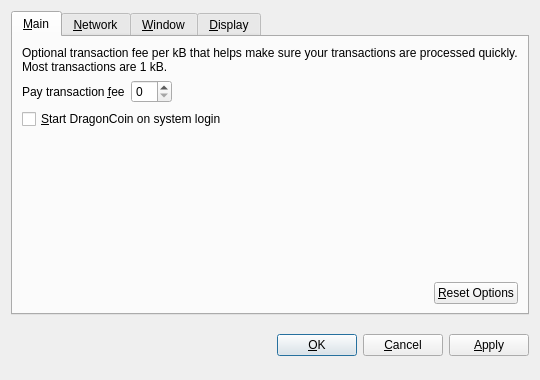
<?xml version="1.0" encoding="UTF-8"?>
<ui version="4.0">
 <class>OptionsDialog</class>
 <widget class="QDialog" name="OptionsDialog">
  <property name="geometry">
   <rect>
    <x>0</x>
    <y>0</y>
    <width>540</width>
    <height>380</height>
   </rect>
  </property>
  <property name="windowTitle">
   <string>Options</string>
  </property>
  <property name="modal">
   <bool>true</bool>
  </property>
  <layout class="QVBoxLayout" name="verticalLayout">
   <item>
    <widget class="QTabWidget" name="tabWidget">
     <property name="tabPosition">
      <enum>QTabWidget::North</enum>
     </property>
     <property name="currentIndex">
      <number>0</number>
     </property>
     <widget class="QWidget" name="tabMain">
      <attribute name="title">
       <string>&amp;Main</string>
      </attribute>
      <layout class="QVBoxLayout" name="verticalLayout_Main">
       <item>
        <widget class="QLabel" name="transactionFeeInfoLabel">
         <property name="text">
          <string>Optional transaction fee per kB that helps make sure your transactions are processed quickly. Most transactions are 1 kB.</string>
         </property>
         <property name="textFormat">
          <enum>Qt::PlainText</enum>
         </property>
         <property name="wordWrap">
          <bool>true</bool>
         </property>
        </widget>
       </item>
       <item>
        <layout class="QHBoxLayout" name="horizontalLayout_1_Main">
         <item>
          <widget class="QLabel" name="transactionFeeLabel">
           <property name="text">
            <string>Pay transaction &amp;fee</string>
           </property>
           <property name="textFormat">
            <enum>Qt::PlainText</enum>
           </property>
           <property name="buddy">
            <cstring>transactionFee</cstring>
           </property>
          </widget>
         </item>
         <item>
          <widget class="BitcoinAmountField" name="transactionFee"/>
         </item>
         <item>
          <spacer name="horizontalSpacer_1_Main">
           <property name="orientation">
            <enum>Qt::Horizontal</enum>
           </property>
           <property name="sizeHint" stdset="0">
            <size>
             <width>40</width>
             <height>20</height>
            </size>
           </property>
          </spacer>
         </item>
        </layout>
       </item>
       <item>
        <widget class="QCheckBox" name="bitcoinAtStartup">
         <property name="toolTip">
          <string>Automatically start DragonCoin after logging in to the system.</string>
         </property>
         <property name="text">
          <string>&amp;Start DragonCoin on system login</string>
         </property>
        </widget>
       </item>
       <item>
        <spacer name="verticalSpacer_Main">
         <property name="orientation">
          <enum>Qt::Vertical</enum>
         </property>
         <property name="sizeHint" stdset="0">
          <size>
           <width>20</width>
           <height>40</height>
          </size>
         </property>
        </spacer>
       </item>
       <item>
        <layout class="QHBoxLayout" name="horizontalLayout_2_Main">
         <item>
          <spacer name="horizontalSpacer_2_Main">
           <property name="orientation">
            <enum>Qt::Horizontal</enum>
           </property>
           <property name="sizeHint" stdset="0">
            <size>
             <width>40</width>
             <height>20</height>
            </size>
           </property>
          </spacer>
         </item>
         <item>
          <widget class="QPushButton" name="resetButton">
           <property name="toolTip">
            <string>Reset all client options to default.</string>
           </property>
           <property name="text">
            <string>&amp;Reset Options</string>
           </property>
           <property name="autoDefault">
            <bool>false</bool>
           </property>
          </widget>
         </item>
        </layout>
       </item>
      </layout>
     </widget>
     <widget class="QWidget" name="tabNetwork">
      <attribute name="title">
       <string>&amp;Network</string>
      </attribute>
      <layout class="QVBoxLayout" name="verticalLayout_Network">
       <item>
        <widget class="QCheckBox" name="mapPortUpnp">
         <property name="toolTip">
          <string>Automatically open the DragonCoin client port on the router. This only works when your router supports UPnP and it is enabled.</string>
         </property>
         <property name="text">
          <string>Map port using &amp;UPnP</string>
         </property>
        </widget>
       </item>
       <item>
        <widget class="QCheckBox" name="connectSocks">
         <property name="toolTip">
          <string>Connect to the DragonCoin network through a SOCKS proxy (e.g. when connecting through Tor).</string>
         </property>
         <property name="text">
          <string>&amp;Connect through SOCKS proxy:</string>
         </property>
        </widget>
       </item>
       <item>
        <layout class="QHBoxLayout" name="horizontalLayout_Network">
         <item>
          <widget class="QLabel" name="proxyIpLabel">
           <property name="text">
            <string>Proxy &amp;IP:</string>
           </property>
           <property name="textFormat">
            <enum>Qt::PlainText</enum>
           </property>
           <property name="buddy">
            <cstring>proxyIp</cstring>
           </property>
          </widget>
         </item>
         <item>
          <widget class="QValidatedLineEdit" name="proxyIp">
           <property name="maximumSize">
            <size>
             <width>140</width>
             <height>16777215</height>
            </size>
           </property>
           <property name="toolTip">
            <string>IP address of the proxy (e.g. 127.0.0.1)</string>
           </property>
          </widget>
         </item>
         <item>
          <widget class="QLabel" name="proxyPortLabel">
           <property name="text">
            <string>&amp;Port:</string>
           </property>
           <property name="textFormat">
            <enum>Qt::PlainText</enum>
           </property>
           <property name="buddy">
            <cstring>proxyPort</cstring>
           </property>
          </widget>
         </item>
         <item>
          <widget class="QLineEdit" name="proxyPort">
           <property name="maximumSize">
            <size>
             <width>55</width>
             <height>16777215</height>
            </size>
           </property>
           <property name="toolTip">
            <string>Port of the proxy (e.g. 9050)</string>
           </property>
          </widget>
         </item>
         <item>
          <widget class="QLabel" name="socksVersionLabel">
           <property name="text">
            <string>SOCKS &amp;Version:</string>
           </property>
           <property name="textFormat">
            <enum>Qt::PlainText</enum>
           </property>
           <property name="buddy">
            <cstring>socksVersion</cstring>
           </property>
          </widget>
         </item>
         <item>
          <widget class="QValueComboBox" name="socksVersion">
           <property name="toolTip">
            <string>SOCKS version of the proxy (e.g. 5)</string>
           </property>
          </widget>
         </item>
         <item>
          <spacer name="horizontalSpacer_Network">
           <property name="orientation">
            <enum>Qt::Horizontal</enum>
           </property>
           <property name="sizeHint" stdset="0">
            <size>
             <width>40</width>
             <height>20</height>
            </size>
           </property>
          </spacer>
         </item>
        </layout>
       </item>
       <item>
        <spacer name="verticalSpacer_Network">
         <property name="orientation">
          <enum>Qt::Vertical</enum>
         </property>
         <property name="sizeHint" stdset="0">
          <size>
           <width>20</width>
           <height>40</height>
          </size>
         </property>
        </spacer>
       </item>
      </layout>
     </widget>
     <widget class="QWidget" name="tabWindow">
      <attribute name="title">
       <string>&amp;Window</string>
      </attribute>
      <layout class="QVBoxLayout" name="verticalLayout_Window">
       <item>
        <widget class="QCheckBox" name="minimizeToTray">
         <property name="toolTip">
          <string>Show only a tray icon after minimizing the window.</string>
         </property>
         <property name="text">
          <string>&amp;Minimize to the tray instead of the taskbar</string>
         </property>
        </widget>
       </item>
       <item>
        <widget class="QCheckBox" name="minimizeOnClose">
         <property name="toolTip">
          <string>Minimize instead of exit the application when the window is closed. When this option is enabled, the application will be closed only after selecting Quit in the menu.</string>
         </property>
         <property name="text">
          <string>M&amp;inimize on close</string>
         </property>
        </widget>
       </item>
       <item>
        <spacer name="verticalSpacer_Window">
         <property name="orientation">
          <enum>Qt::Vertical</enum>
         </property>
         <property name="sizeHint" stdset="0">
          <size>
           <width>20</width>
           <height>40</height>
          </size>
         </property>
        </spacer>
       </item>
      </layout>
     </widget>
     <widget class="QWidget" name="tabDisplay">
      <attribute name="title">
       <string>&amp;Display</string>
      </attribute>
      <layout class="QVBoxLayout" name="verticalLayout_Display">
       <item>
        <layout class="QHBoxLayout" name="horizontalLayout_1_Display">
         <item>
          <widget class="QLabel" name="langLabel">
           <property name="text">
            <string>User Interface &amp;language:</string>
           </property>
           <property name="textFormat">
            <enum>Qt::PlainText</enum>
           </property>
           <property name="buddy">
            <cstring>lang</cstring>
           </property>
          </widget>
         </item>
         <item>
          <widget class="QValueComboBox" name="lang">
           <property name="toolTip">
            <string>The user interface language can be set here. This setting will take effect after restarting DragonCoin.</string>
           </property>
          </widget>
         </item>
        </layout>
       </item>
       <item>
        <layout class="QHBoxLayout" name="horizontalLayout_2_Display">
         <item>
          <widget class="QLabel" name="unitLabel">
           <property name="text">
            <string>&amp;Unit to show amounts in:</string>
           </property>
           <property name="textFormat">
            <enum>Qt::PlainText</enum>
           </property>
           <property name="buddy">
            <cstring>unit</cstring>
           </property>
          </widget>
         </item>
         <item>
          <widget class="QValueComboBox" name="unit">
           <property name="toolTip">
            <string>Choose the default subdivision unit to show in the interface and when sending coins.</string>
           </property>
          </widget>
         </item>
        </layout>
       </item>
       <item>
        <widget class="QCheckBox" name="displayAddresses">
         <property name="toolTip">
          <string>Whether to show DragonCoin addresses in the transaction list or not.</string>
         </property>
         <property name="text">
          <string>&amp;Display addresses in transaction list</string>
         </property>
        </widget>
       </item>
       <item>
        <widget class="QCheckBox" name="coinControlFeatures">
         <property name="toolTip">
          <string>Whether to show coin control features or not.</string>
         </property>
         <property name="text">
          <string>Display coin &amp;control features (experts only!)</string>
         </property>
        </widget>
       </item>
       <item>
        <spacer name="verticalSpacer_Display">
         <property name="orientation">
          <enum>Qt::Vertical</enum>
         </property>
         <property name="sizeHint" stdset="0">
          <size>
           <width>20</width>
           <height>40</height>
          </size>
         </property>
        </spacer>
       </item>
      </layout>
     </widget>
    </widget>
   </item>
   <item>
    <layout class="QHBoxLayout" name="horizontalLayout_Buttons">
     <item>
      <spacer name="horizontalSpacer_1">
       <property name="orientation">
        <enum>Qt::Horizontal</enum>
       </property>
       <property name="sizeHint" stdset="0">
        <size>
         <width>40</width>
         <height>48</height>
        </size>
       </property>
      </spacer>
     </item>
     <item>
      <widget class="QLabel" name="statusLabel">
       <property name="font">
        <font>
         <weight>75</weight>
         <bold>true</bold>
        </font>
       </property>
       <property name="text">
        <string/>
       </property>
       <property name="textFormat">
        <enum>Qt::PlainText</enum>
       </property>
       <property name="wordWrap">
        <bool>true</bool>
       </property>
      </widget>
     </item>
     <item>
      <spacer name="horizontalSpacer_2">
       <property name="orientation">
        <enum>Qt::Horizontal</enum>
       </property>
       <property name="sizeHint" stdset="0">
        <size>
         <width>40</width>
         <height>48</height>
        </size>
       </property>
      </spacer>
     </item>
     <item>
      <widget class="QPushButton" name="okButton">
       <property name="text">
        <string>&amp;OK</string>
       </property>
      </widget>
     </item>
     <item>
      <widget class="QPushButton" name="cancelButton">
       <property name="text">
        <string>&amp;Cancel</string>
       </property>
       <property name="autoDefault">
        <bool>false</bool>
       </property>
      </widget>
     </item>
     <item>
      <widget class="QPushButton" name="applyButton">
       <property name="text">
        <string>&amp;Apply</string>
       </property>
       <property name="autoDefault">
        <bool>false</bool>
       </property>
      </widget>
     </item>
    </layout>
   </item>
  </layout>
 </widget>
 <customwidgets>
  <customwidget>
   <class>BitcoinAmountField</class>
   <extends>QSpinBox</extends>
   <header>bitcoinamountfield.h</header>
  </customwidget>
  <customwidget>
   <class>QValueComboBox</class>
   <extends>QComboBox</extends>
   <header>qvaluecombobox.h</header>
  </customwidget>
  <customwidget>
   <class>QValidatedLineEdit</class>
   <extends>QLineEdit</extends>
   <header>qvalidatedlineedit.h</header>
  </customwidget>
 </customwidgets>
 <resources/>
 <connections/>
</ui>
